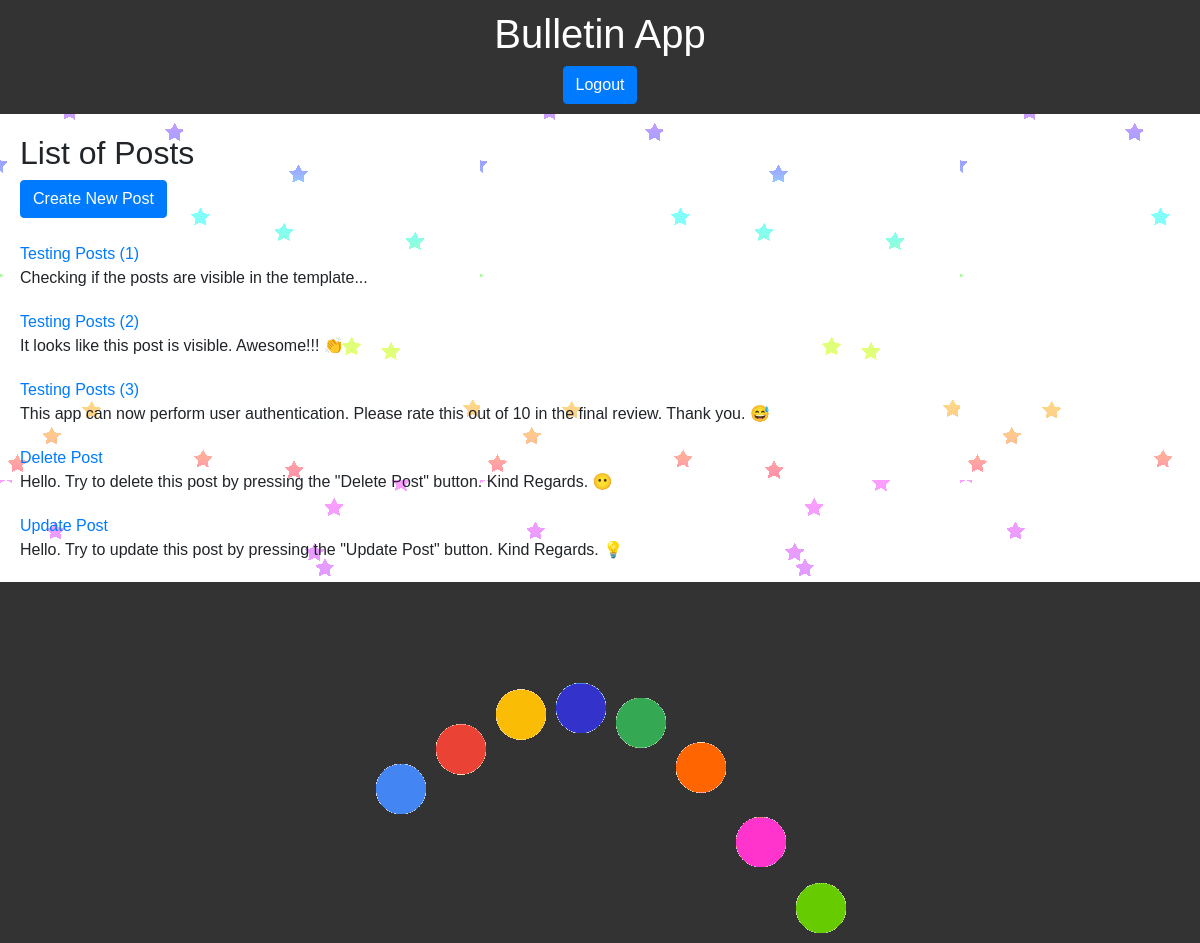
The app's page /post/ (signed in) with its own data.
### posts/models.py (models this page shows)
class Post(models.Model):
    title = models.CharField(max_length=255)
    content = models.TextField()
    created_at = models.DateTimeField(auto_now_add=True)
    author = models.ForeignKey('Author', on_delete=models.CASCADE, null=True,
                               blank=True)

### posts/views.py (the view)
# urls.py: path('', post_list, name='post_list'),
def post_list(request):
    if request.user.is_authenticated:
        posts = Post.objects.all()
        context = {
            'posts': posts,
            'page_title': 'List of Posts',
        }
        return render(request, 'posts/post_list.html', context)
    else:
        return authentication(request)

### posts/templates/posts/post_list.html (shortened to what this page needs)
{% extends 'base.html' %}
{% block content %}
  <h2>{{ page_title }}</h2>
  <a class="btn btn-primary" href="{% url 'post_create' %}">Create New Post</a>
  <br><br>
  <ul>
      {% for post in posts %}
          <li>
              <a href="{% url 'post_detail' pk=post.pk %}">{{ post.title }}</a>
            <p>{{ post.content }}</p>
          </li>
      {% endfor %}
  </ul>
{% endblock %}

### posts/templates/base.html (shortened to what this page needs)
{% load static %}
<!DOCTYPE html>
<html lang="en">
<head>
    <link rel="stylesheet" href="https://cdn.jsdelivr.net/npm/bootstrap@4.3.1/dist/css/bootstrap.min.css">
    <link rel="stylesheet" href="{% static 'posts/styles.css' %}">
</head>
<body style="background-image: url('{% static 'images/stars-changing-colors.gif' %}')">
    <header>
        <h1>{% block header%}Bulletin App{% endblock %}</h1>
        <form class="form-signin" action="{% url 'user_auth:logout' %}" method="POST">
            <button class="btn btn-primary" type="submit">Logout</button>
        </form>
    </header>
    <main>
        {% block content %}{% endblock %}
    </main>
    <footer >
        <img src="{% static 'images/loading.gif' %}">
    </footer>
</body>
</html>

### posts/templates/posts/styles.css (style rules this page uses)
body { font-family: 'Ariel', sans-serif; }
header { background-color: #333; color: white; padding: 10px; text-align: center; }
main { margin: 20px; }
ul { list-style-type: none; padding: 0; }
li { margin-bottom: 20px; }
footer { background-color: #333; color: white; padding: 10px; text-align: center; }

### posts/templates/base.html (style rules this page uses)
body { font-family: 'Ariel', sans-serif; height: 100vh; padding: 0; margin: 0; }
header { background-color: #333; color: white; padding: 10px; text-align: center; }
main { margin: 20px; }
ul { list-style-type: none; padding: 0; }
li { margin-bottom: 20px; }
footer { background-color: #333; color: white; padding: 10px; text-align: center; }

### records on screen
Post: title "Testing Posts (1)", content "Checking if the posts are visible in the template..."
Post: title "Testing Posts (2)", content "It looks like this post is visible. Awesome!!! 👏"
Post: title "Testing Posts (3)", content "This app can now perform user authentication. Please rate this out of 10 in the final review. Thank you. 😅"
Post: title "Delete Post", content "Hello. Try to delete this post by pressing the \"Delete Post\" button. Kind Regards. 😶"
Post: title "Update Post", content "Hello. Try to update this post by pressing the \"Update Post\" button. Kind Regards. 💡"

### other values on screen
{{ page_title }} "List of Posts"
